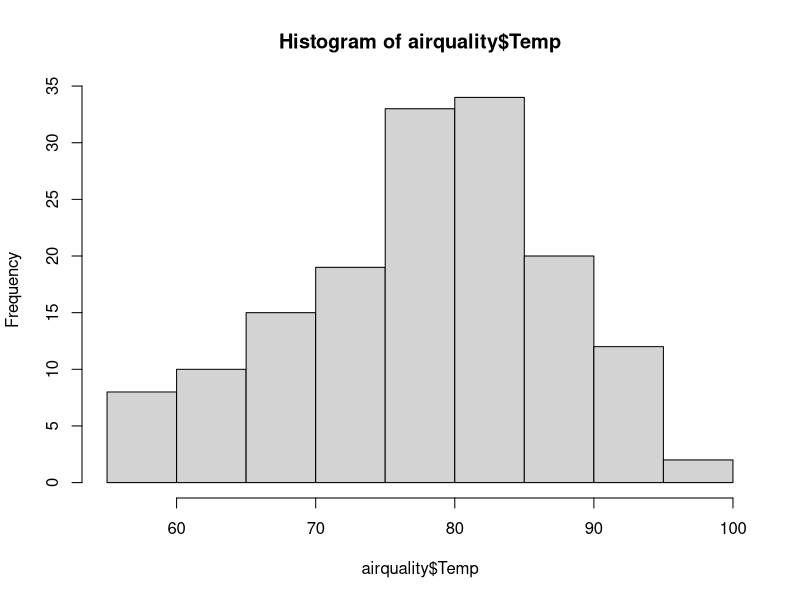
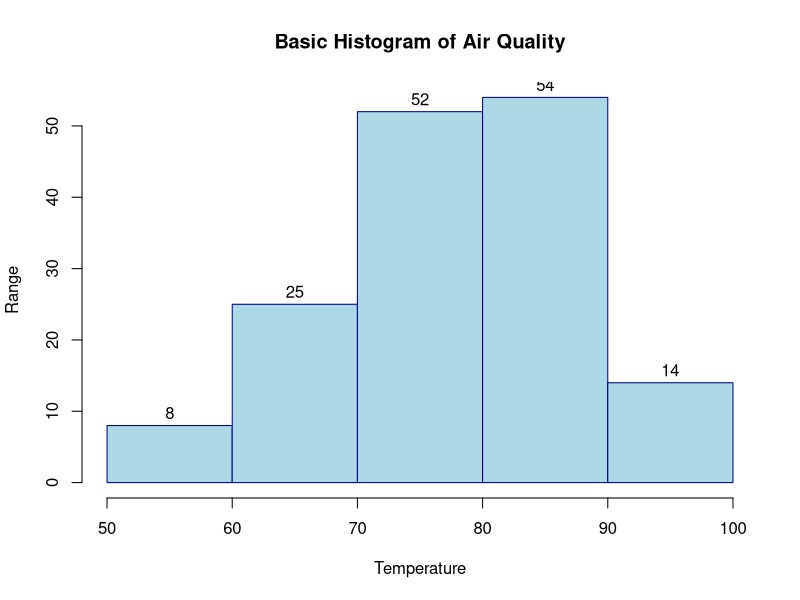
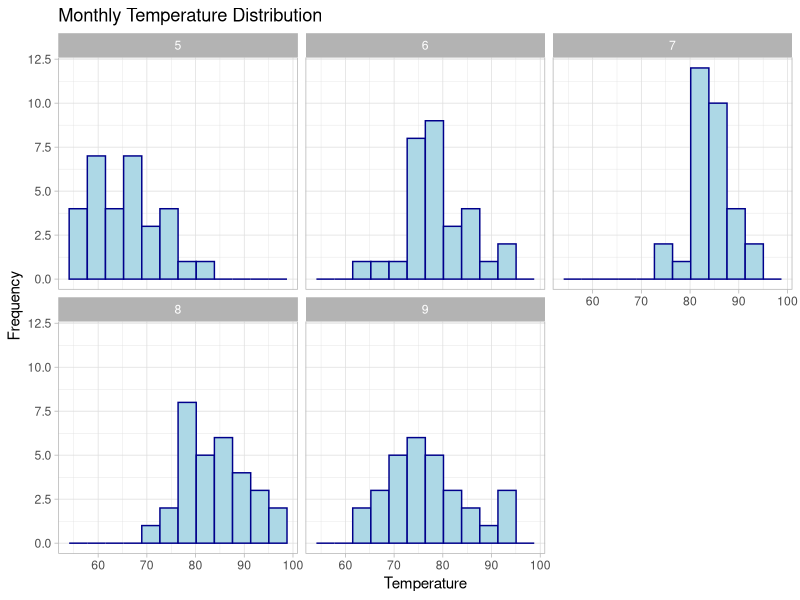

Write the R code that produced these figures, in order.
# Load the built-in airquality dataset
airquality
# Check the class/type of the dataset
class(airquality)
hist(airquality$Temp)
View(airquality)

# Create a customized histogram using base R
hist(airquality$Temp,
     breaks = 5,
     main = "Basic Histogram of Air Quality",
     xlab = "Temperature",
     ylab = "Range",
     labels = TRUE,
     col = "lightblue",
     border = "darkblue"
)

# Load ggplot2 library for advanced visualization
library(ggplot2)

# Create histogram using ggplot2
ggplot(
  airquality,
  aes(x = Temp)
) +
  geom_histogram(
    bins = 12,
    fill = "lightblue",
    col = "darkblue"
  ) +
  facet_wrap(~ Month) +
  labs(
    title = "Monthly Temperature Distribution",
    x = "Temperature",
    y = "Frequency"
  ) +
  
  # Apply light theme to the plot
  theme_light()